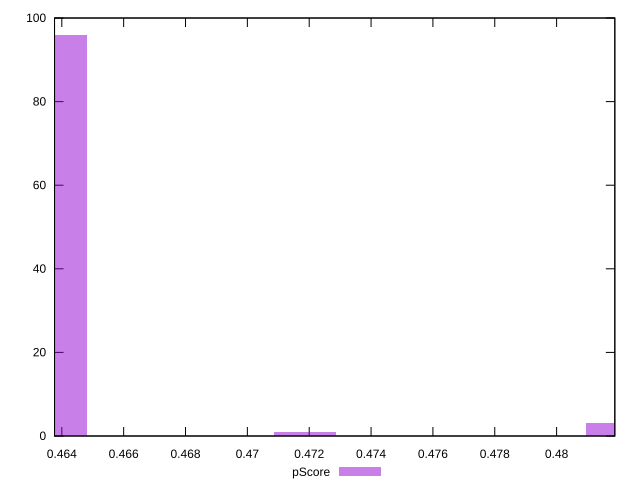

Source code (gnuplot):
reset

$pScore <<EOF
0.47186416791789343 1
0.46379811376545077 96
0.4819467356084467 3
EOF

set key outside below
set boxwidth 0.0020165135381106556
set xrange [0.46376470588235297:0.4818823529411765]
set yrange [0:100]
set trange [0:100]
set style fill transparent solid 0.5 noborder
set terminal svg size 640, 490 enhanced background rgb 'white'
set output "report_00016_2021-02-10T13-31-48.338Z/uses-rel-preload/samples/pages+cached+noadtech+nomedia+nocss/pScore/histogram.svg"

plot $pScore title "pScore" with boxes

reset
